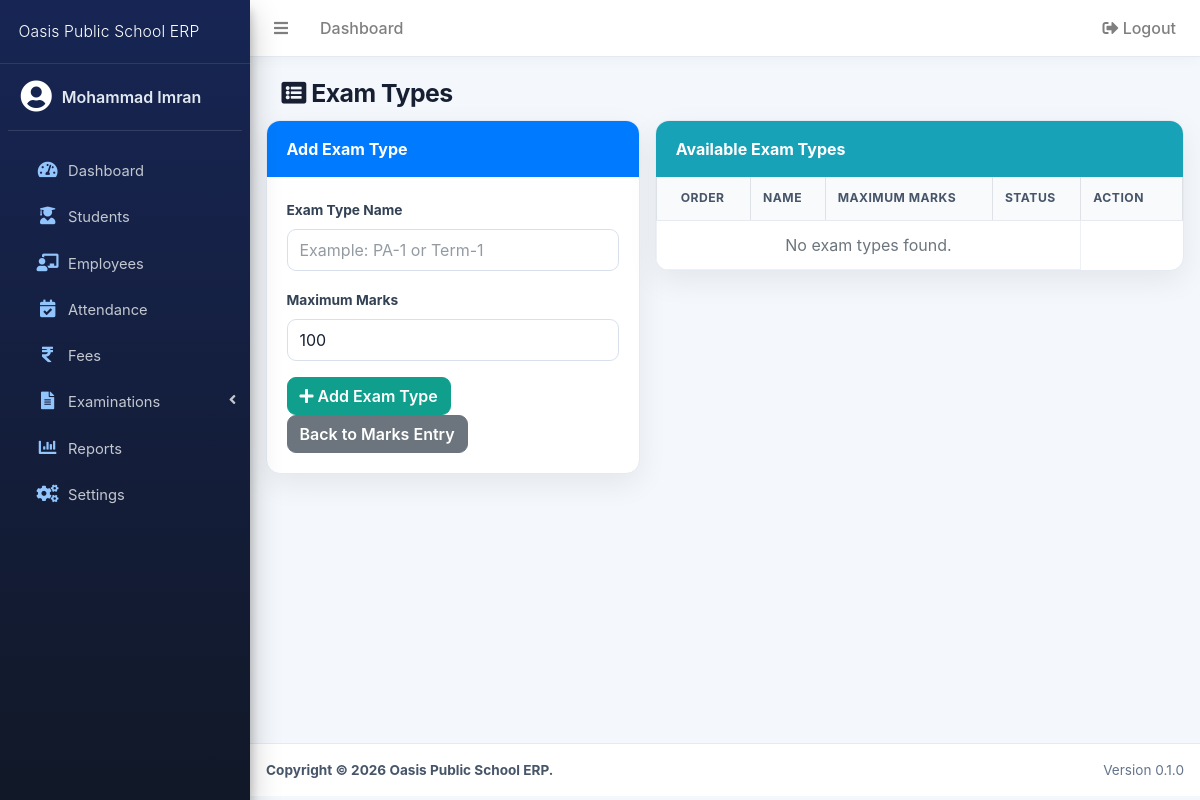
The page /modules/exams/types.php (signed in) on the database as committed earlier.
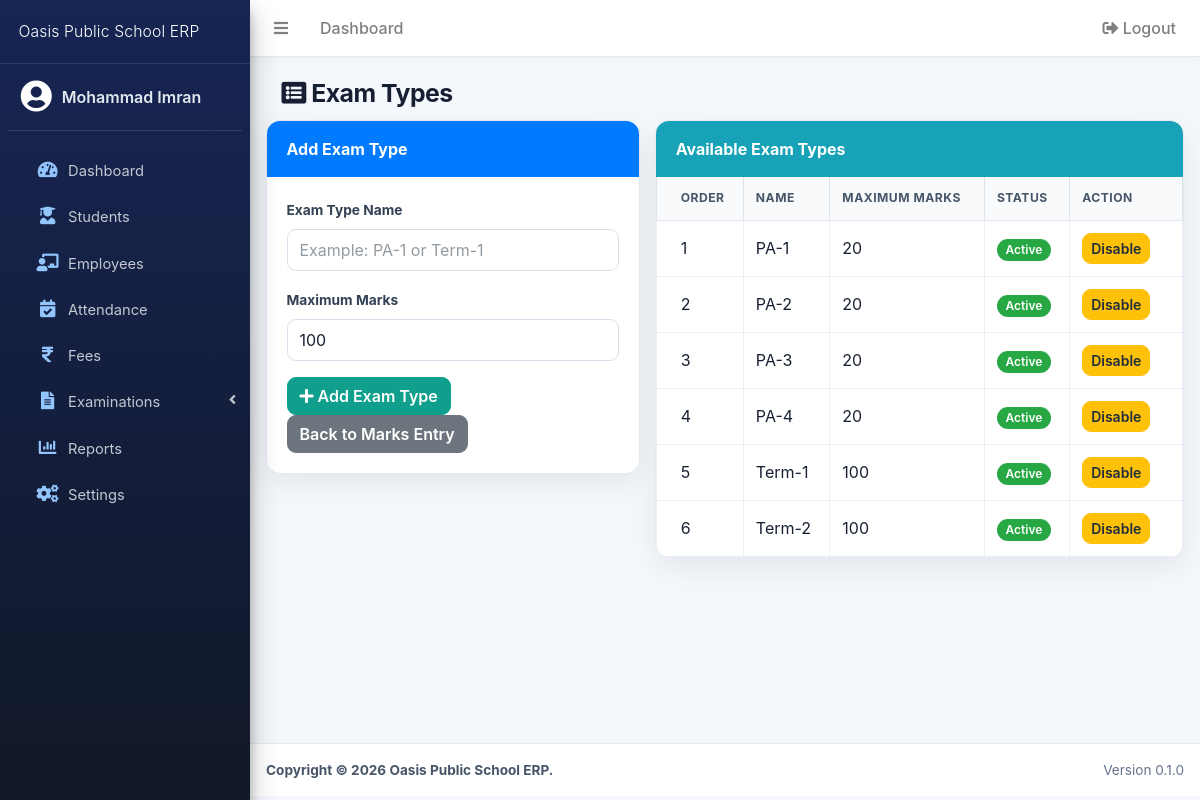
The same page on the database as committed later.
### tables this page shows
CREATE TABLE `exam_types` (
  `id` int(11) NOT NULL,
  `exam_type_name` varchar(100) NOT NULL,
  `max_marks` int(11) DEFAULT 100,
  `status` tinyint(1) DEFAULT 1,
  `created_at` timestamp NOT NULL DEFAULT current_timestamp()
);

### modules/exams/types.php (the view, shortened to what this page needs)
<?php
require_once '../../config/database.php';
$conn->set_charset('utf8mb4');
function exam_type_e($value)
{
    return htmlspecialchars((string)$value, ENT_QUOTES, 'UTF-8');
}
$types = array();
$result = $conn->query('SELECT id, exam_type_name, max_marks, status FROM exam_types ORDER BY id');
if ($result) {
    while ($row = $result->fetch_assoc()) {
        $types[] = $row;
    }
}
?>
<?php include '../../includes/header.php'; ?>
<?php include '../../includes/navbar.php'; ?>
<?php include '../../includes/sidebar.php'; ?>
<div class="content-wrapper">
    <section class="content-header"><div class="container-fluid"><h1><i class="fas fa-list-alt"></i> Exam Types</h1></div></section>
    <section class="content"><div class="container-fluid">
        <div class="row">
            <div class="col-md-5">
                <div class="card">
                    <div class="card-header bg-primary text-white">Add Exam Type</div>
                    <div class="card-body">
                        <form method="post">
                            <div class="form-group"><label for="type_name">Exam Type Name</label><input id="type_name" name="type_name" class="form-control" placeholder="Example: PA-1 or Term-1" maxlength="100" required></div>
                            <div class="form-group"><label for="max_marks">Maximum Marks</label><input id="max_marks" name="max_marks" type="number" min="1" max="1000" class="form-control" value="100" required></div>
                            <button class="btn btn-success" type="submit"><i class="fas fa-plus"></i> Add Exam Type</button>
                            <a class="btn btn-secondary" href="index.php">Back to Marks Entry</a>
                        </form>
                    </div>
                </div>
            </div>
            <div class="col-md-7">
                <div class="card"><div class="card-header bg-info text-white">Available Exam Types</div><div class="card-body p-0"><div class="table-responsive"><table class="table table-bordered mb-0"><thead><tr><th>Order</th><th>Name</th><th>Maximum Marks</th><th>Status</th><th>Action</th></tr></thead><tbody>
                <?php foreach ($types as $type): ?><tr><td><?= (int)$type['id']; ?></td><td><?= exam_type_e($type['exam_type_name']); ?></td><td><?= (int)$type['max_marks']; ?></td><td><?= (int)$type['status'] === 1 ? '<span class="badge badge-success">Active</span>' : '<span class="badge badge-secondary">Inactive</span>'; ?></td><td><a class="btn btn-sm btn-warning" href="?toggle=<?= (int)$type['id']; ?>"><?= (int)$type['status'] === 1 ? 'Disable' : 'Enable'; ?></a></td></tr><?php endforeach; ?>
                <?php if (empty($types)): ?><tr><td colspan="4" class="text-center text-muted">No exam types found.</td></tr><?php endif; ?>
                </tbody></table></div></div></div>
            </div>
        </div>
    </div></section>
</div>
<?php include '../../includes/footer.php'; ?>

### includes/header.php (shortened to what this page needs)
<!DOCTYPE html>
<html lang="en">
<head>
<link rel="stylesheet" href="<?= BASE_URL; ?>/assets/plugins/fontawesome-free/css/all.min.css">
<link rel="stylesheet" href="<?= BASE_URL; ?>/assets/css/adminlte.min.css">
<link rel="stylesheet" href="<?= BASE_URL; ?>/assets/css/app.css">
</head>
<body class="hold-transition sidebar-mini layout-fixed app-body">
<div class="wrapper">

### includes/navbar.php
<nav class="main-header navbar navbar-expand navbar-white navbar-light">
    <ul class="navbar-nav">
        <li class="nav-item">
            <a class="nav-link" data-widget="pushmenu" href="#" role="button">
                <i class="fas fa-bars"></i>
            </a>
        </li>
        <li class="nav-item d-none d-sm-inline-block">
            <a href="#" class="nav-link">Dashboard</a>
        </li>
    </ul>
    <ul class="navbar-nav ml-auto">
        <li class="nav-item">
            <a href="<?= BASE_URL; ?>/logout.php" class="nav-link">
                <i class="fas fa-sign-out-alt"></i> Logout
            </a>
        </li>
    </ul>
</nav>

### includes/sidebar.php (shortened to what this page needs)
<aside class="main-sidebar sidebar-dark-primary elevation-4">
    <a href="<?= BASE_URL; ?>/modules/dashboard/index.php"
       class="brand-link">
        <span class="brand-text font-weight-light">
            Oasis Public School ERP
        </span>
    </a>
    <div class="sidebar">
        <div class="user-panel mt-3 pb-3 mb-3 d-flex">
            <div class="image">
                <i class="fas fa-user-circle fa-2x text-white"></i>
            </div>
            <div class="info">
                <a href="#" class="d-block">
                    <?= htmlspecialchars(
                        $_SESSION['full_name'] ?? 'Administrator'
                    ); ?>
                </a>
            </div>
        </div>
        <nav class="mt-2">
            <ul
                class="nav nav-pills nav-sidebar flex-column"
                data-widget="treeview"
                role="menu"
                data-accordion="false"
            >
                <li class="nav-item">
                    <a
                        href="<?= BASE_URL; ?>/modules/dashboard/index.php"
                        class="nav-link"
                    >
                        <i class="nav-icon fas fa-tachometer-alt"></i>
                        <p>
                            Dashboard
                        </p>
                    </a>
                </li>
                <li class="nav-item">
                    <a
                        href="<?= BASE_URL; ?>/modules/students/index.php"
                        class="nav-link"
                    >
                        <i class="nav-icon fas fa-user-graduate"></i>
                        <p>
                            Students
                        </p>
                    </a>
                </li>
                <li class="nav-item">
                    <a
                        href="<?= BASE_URL; ?>/modules/teachers/index.php"
                        class="nav-link"
                    >
                        <i class="nav-icon fas fa-chalkboard-teacher"></i>
                        <p>
                            Employees
                        </p>
                    </a>
                </li>
                <li class="nav-item">
                    <a
                        href="<?= BASE_URL; ?>/modules/attendance/index.php"
                        class="nav-link"
                    >
                        <i class="nav-icon fas fa-calendar-check"></i>
                        <p>
                            Attendance
                        </p>
                    </a>
                </li>
                <li class="nav-item">
                    <a
                        href="<?= BASE_URL; ?>/modules/fees/index.php"
                        class="nav-link"
                    >
                        <i class="nav-icon fas fa-rupee-sign"></i>
                        <p>
                            Fees
                        </p>
                    </a>
                </li>
                <li class="nav-item has-treeview">
                    <a
                        href="#"
                        class="nav-link"
                    >
                        <i class="nav-icon fas fa-file-alt"></i>
                        <p>
                            Examinations
                            <i class="right fas fa-angle-left"></i>
                        </p>
                    </a>
                </li>
                <li class="nav-item">
                    <a
                        href="<?= BASE_URL; ?>/modules/reports/index.php"
                        class="nav-link"
                    >
                        <i class="nav-icon fas fa-chart-bar"></i>
                        <p>
                            Reports
                        </p>
                    </a>
                </li>
                <li class="nav-item">
                    <a
                        href="<?= BASE_URL; ?>/modules/settings/index.php"
                        class="nav-link"
                    >
                        <i class="nav-icon fas fa-cogs"></i>
                        <p>
                            Settings
                        </p>
                    </a>
                </li>
            </ul>
        </nav>
    </div>
</aside>

### includes/footer.php (shortened to what this page needs)
<footer class="main-footer">
    <strong>
        Copyright &copy; 2026
        Oasis Public School ERP.
    </strong>
    <div class="float-right d-none d-sm-inline-block">
        Version 0.1.0
    </div>
</footer>
</div>
</body>
</html>

### assets/css/app.css (style rules this page uses)
:root { --erp-primary: #2563eb; --erp-primary-dark: #1d4ed8; --erp-accent: #14b8a6; --erp-ink: #172033; --erp-muted: #64748b; --erp-surface: #ffffff; --erp-canvas: #f4f7fb; --erp-border: #e5eaf2; --erp-radius: 14px; --erp-shadow: 0 10px 30px rgba(15, 23, 42, .07); }
html { min-height: 100%; }
body { color: var(--erp-ink); background: var(--erp-canvas); font-family: Inter, "Segoe UI", Roboto, Arial, sans-serif; -webkit-font-smoothing: antialiased; }
a { transition: color .2s ease, background-color .2s ease, border-color .2s ease, box-shadow .2s ease, transform .2s ease; }
.main-header { border-bottom: 1px solid var(--erp-border); box-shadow: 0 2px 14px rgba(15, 23, 42, .04); }
.main-header .nav-link { color: #475569; font-weight: 500; }
.main-sidebar { background: linear-gradient(180deg, #172554 0%, #111827 100%); }
.main-sidebar .brand-link { min-height: 64px; display: flex; align-items: center; padding: 0 1.15rem; border-bottom: 1px solid rgba(255, 255, 255, .1); }
.main-sidebar .brand-text { color: #fff; font-size: .98rem; letter-spacing: .01em; }
.main-sidebar .user-panel { border-bottom-color: rgba(255, 255, 255, .12); }
.main-sidebar .user-panel .info a { color: #e2e8f0; font-weight: 600; }
.nav-sidebar .nav-link { margin: 3px 10px; border-radius: 10px; color: #cbd5e1; }
.nav-sidebar .nav-link p { font-size: .92rem; }
.nav-sidebar .nav-icon { color: #93c5fd; }
.content-wrapper { background: var(--erp-canvas); }
.content-header { padding: 1.35rem 1.5rem .75rem; }
.content-header h1 { color: var(--erp-ink); font-size: 1.55rem; font-weight: 700; letter-spacing: -.02em; }
.content { padding: 0 1.5rem 1.5rem; }
.card { border: 1px solid var(--erp-border); border-radius: var(--erp-radius); box-shadow: var(--erp-shadow); overflow: hidden; }
.card-header { padding: 1rem 1.25rem; background: var(--erp-surface); border-bottom: 1px solid var(--erp-border); color: var(--erp-ink); font-weight: 700; }
.card-header.bg-primary, .card-header.bg-info, .card-header.bg-success, .card-header.bg-dark { color: #fff; border-bottom: 0; }
.card-body { padding: 1.25rem; }
.form-control, .custom-select, .select2-container--default .select2-selection--single { min-height: 42px; border: 1px solid #d8e0ec; border-radius: 9px; color: var(--erp-ink); box-shadow: none; }
label { color: #334155; font-size: .86rem; font-weight: 600; }
.btn { border-radius: 9px; font-weight: 600; transition: transform .2s ease, box-shadow .2s ease, background-color .2s ease; }
.btn-success { background: #0f9f8c; border-color: #0f9f8c; }
.table { color: var(--erp-ink); }
.table thead th { background: #f8fafc; border-top: 0; border-bottom: 1px solid var(--erp-border); color: #475569; font-size: .76rem; letter-spacing: .04em; text-transform: uppercase; white-space: nowrap; }
.table td { border-color: #edf1f6; vertical-align: middle; }
.badge { border-radius: 999px; font-weight: 600; padding: .42em .72em; }
.main-footer { background: #fff; border-top: 1px solid var(--erp-border); color: var(--erp-muted); font-size: .85rem; }
.main-footer strong { color: #475569; }

Rows that differ between the two databases and show on the page:
added exam_types: id "1", exam_type_name "PA-1", max_marks "20", status "Active"
added exam_types: id "2", exam_type_name "PA-2", max_marks "20", status "Active"
added exam_types: id "3", exam_type_name "PA-3", max_marks "20", status "Active"
added exam_types: id "4", exam_type_name "PA-4", max_marks "20", status "Active"
added exam_types: id "5", exam_type_name "Term-1", max_marks "100", status "Active"
added exam_types: id "6", exam_type_name "Term-2", max_marks "100", status "Active"
Other text that changed with them:
text no longer shown: "No exam types found."
